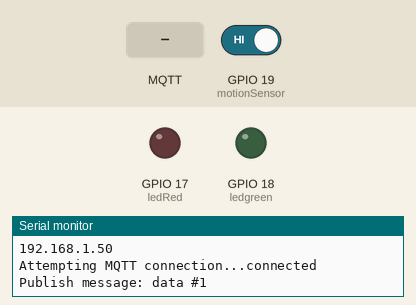
The sketch below on a simulated ESP32. Shown: output pins drawn as LEDs (lit = HIGH), the last lines printed to the serial monitor. The test bench sets the inputs (shaded band); at power-on: GPIO 19 (motionSensor) HIGH. WiFi joins after 1.5 s; servers stay silent unless stated; random numbers use the default seed unless the sketch sets one; no MQTT or app messages arrive unless stated.

Above: at 2.7 s.
2.8 s: MQTT message "1" arrives on the first subscribed topic
At 3.1 s:
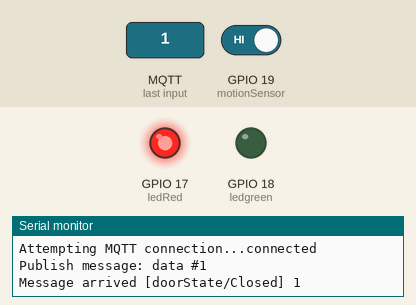
4.3 s: MQTT message "1" arrives on the second subscribed topic
At 5.5 s:
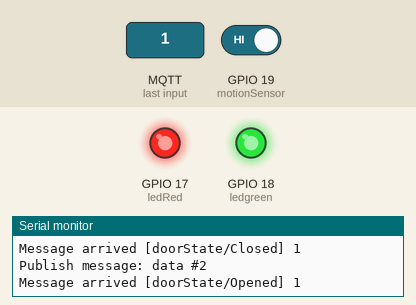
5.8 s: MQTT message "doorState/Closed" arrives on the first subscribed topic
At 6.7 s:
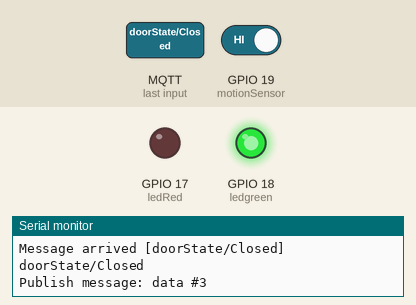
7.3 s: MQTT message "0" arrives on the second subscribed topic
At 8.0 s:
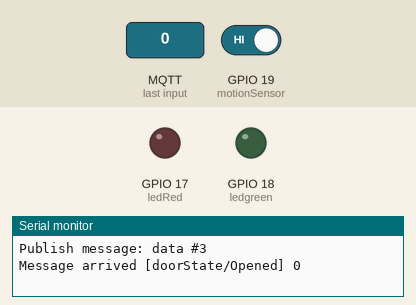
Timing chart, 0 to 10.3 s (numbered marks = the images above; inputs shaded):
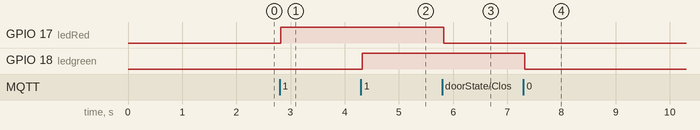

Measured:
- after the input at 2.8 s, GPIO 17 (ledRed): LOW → HIGH at once
- after the input at 4.3 s, GPIO 18 (ledgreen): LOW → HIGH at once
- after the input at 5.8 s, GPIO 17 (ledRed): HIGH → LOW at once
- after the input at 7.3 s, GPIO 18 (ledgreen): HIGH → LOW at once

The sketch:

code_module_de_securite_esp32.ino
```cpp
#define timeSeconds 10

#include <WiFi.h>
#include <FirebaseESP32.h>
#include "DHTesp.h"
#include<stdlib.h>

#define DHTpin 15
DHTesp dht;

#include <PubSubClient.h>


char buff[10];
#define FIREBASE_HOST "homecare-c54e8-default-rtdb.firebaseio.com"
#define FIREBASE_AUTH "19bZdGb4HNAiJCgMOsl3161PqDsaR3aUHoMU0i2S"
#define WIFI_SSID "Fixbox-7EDABC"
#define WIFI_PASSWORD "MzBjYzU3"
const char* ssid = "access_point";
const char* password = "mywifikey";
const char* mqtt_server = "192.168.0.4";


// Set GPIOs for LED and PIR Motion Sensor
const int motionSensor = 19;
int ledRed = 17;
int ledgreen = 18;

// Timer: Auxiliary variables
unsigned long now = millis();
unsigned long lastTrigger = 0;
boolean startTimer = false;

String detectionD = "";


//Define FirebaseESP32 data object
FirebaseData firebaseData;
FirebaseJson json;


String mytemp;
String myhum;


WiFiClient espClient;
PubSubClient client(espClient);
unsigned long lastMsg = 0;
#define MSG_BUFFER_SIZE  (50)
char msg[MSG_BUFFER_SIZE];
int value = 0;


// Checks if motion was detected, sets LED HIGH and starts a timer
void IRAM_ATTR detectsMovement() {
  Serial.println("intrus detecte");
        detectionD = "1";

  startTimer = true;
  lastTrigger = millis();
}

void setup_wifi() {

Serial.begin(115200);
  delay(10);
  // We start by connecting to a WiFi network
  Serial.println();
  Serial.print("Connecting to ");
  Serial.println(ssid);

  WiFi.mode(WIFI_STA);
  WiFi.begin(ssid, password);

  while (WiFi.status() != WL_CONNECTED) {
    delay(500);
    Serial.print(".");
  }

  randomSeed(micros());

  Serial.println("");
  Serial.println("WiFi connected");
  Serial.println("IP address: ");
  Serial.println(WiFi.localIP());
}


void setup()
{

  Serial.begin(115200);
   dht.setup(DHTpin, DHTesp::DHT11);
   WiFi.begin(WIFI_SSID, WIFI_PASSWORD);
  Serial.print("Connecting to Wi-Fi");
  while (WiFi.status() != WL_CONNECTED)
  {
    Serial.print(".");
    delay(300);
  }
  Serial.println();
  Serial.print("Connected with IP: ");
  Serial.println(WiFi.localIP());
  Serial.println();

  Firebase.begin(FIREBASE_HOST, FIREBASE_AUTH);
  Firebase.reconnectWiFi(true);

  //Set database read timeout to 1 minute (max 15 minutes)
  Firebase.setReadTimeout(firebaseData, 1000 * 60);
  //tiny, small, medium, large and unlimited.
  //Size and its write timeout e.g. tiny (1s), small (10s), medium (30s) and large (60s).
  Firebase.setwriteSizeLimit(firebaseData, "tiny");

  /*
  This option allows get and delete functions (PUT and DELETE HTTP requests) works for device connected behind the
  Firewall that allows only GET and POST requests.

  Firebase.enableClassicRequest(firebaseData, true);
  */

  //String path = "/data";
    Serial.println("------------------------------------");
  Serial.println("Connected...");


  // PIR Motion Sensor mode INPUT_PULLUP
  pinMode(motionSensor, INPUT_PULLUP);
  // Set motionSensor pin as interrupt, assign interrupt function and set RISING mode
  attachInterrupt(digitalPinToInterrupt(motionSensor), detectsMovement, RISING);


        detectionD = "0";


        pinMode(ledRed, OUTPUT);
  pinMode(ledgreen, OUTPUT);// Initialize the BUILTIN_LED pin as an output
  setup_wifi();
  client.setServer(mqtt_server, 1883);
  client.setCallback(callback);


}


void callback(char* topic, byte* payload, unsigned int length) {
  Serial.print("Message arrived [");
  Serial.print(topic);
  Serial.print("] ");

  for (int i = 0; i < length; i++) {
    Serial.print((char)payload[i]);
  }
  Serial.println();

  // Switch on the LED if an 1 was received as first character

  if(strcmp(topic,"doorState/Closed") == 0){
  if ((char)payload[0] == '1') {
    digitalWrite(ledRed, HIGH);   // Turn the LED on (Note that LOW is the voltage level
    // but actually the LED is on; this is because
    // it is active low on the ESP-01)
  } else {
    digitalWrite(ledRed, LOW);  // Turn the LED off by making the voltage HIGH
  }}
  else if(strcmp(topic,"doorState/Opened") == 0){

      if ((char)payload[0] == '1') {
    digitalWrite(ledgreen, HIGH);   // Turn the LED on (Note that LOW is the voltage level
    // but actually the LED is on; this is because
    // it is active low on the ESP-01)
  } else {
    digitalWrite(ledgreen, LOW);  // Turn the LED off by making the voltage HIGH
  }
    }

}

void reconnect() {
  // Loop until we're reconnected
  while (!client.connected()) {
    Serial.print("Attempting MQTT connection...");
    // Create a random client ID
    String clientId = "ESP32Client-";
    clientId += String(random(0xffff), HEX);
    // Attempt to connect
    if (client.connect(clientId.c_str())) {
      Serial.println("connected");
      // Once connected, publish an announcement...
      client.publish("compter/Erreur", "Error de transfer de donnes");
      // ... and resubscribe
      client.subscribe("doorState/Closed");
      client.subscribe("doorState/Opened");

    } else {
      Serial.print("failed, rc=");
      Serial.print(client.state());
      Serial.println(" try again in 5 seconds");
      // Wait 5 seconds before retrying
      delay(5000);
    }
  }
}


void loop()
{


delay(100);

  json.set("/detection", detectionD);


  Firebase.updateNode(firebaseData,"/DetectionDesSpammeurs",json);


 // Current time
  now = millis();
  if(startTimer && (now - lastTrigger > (timeSeconds*1000))) {
    Serial.println("pas d'intrus");
      detectionD = "0";
    startTimer = false;
  }

if (!client.connected()) {
    reconnect();
  }
  client.loop();

  unsigned long now = millis();
  if (now - lastMsg > 2000) {
    lastMsg = now;
    ++value;
    snprintf (msg, MSG_BUFFER_SIZE, "data #%ld", value);
    Serial.print("Publish message: ");
    Serial.println(msg);
    client.publish("compteur/coutMesuree", msg);
  }


}
```
